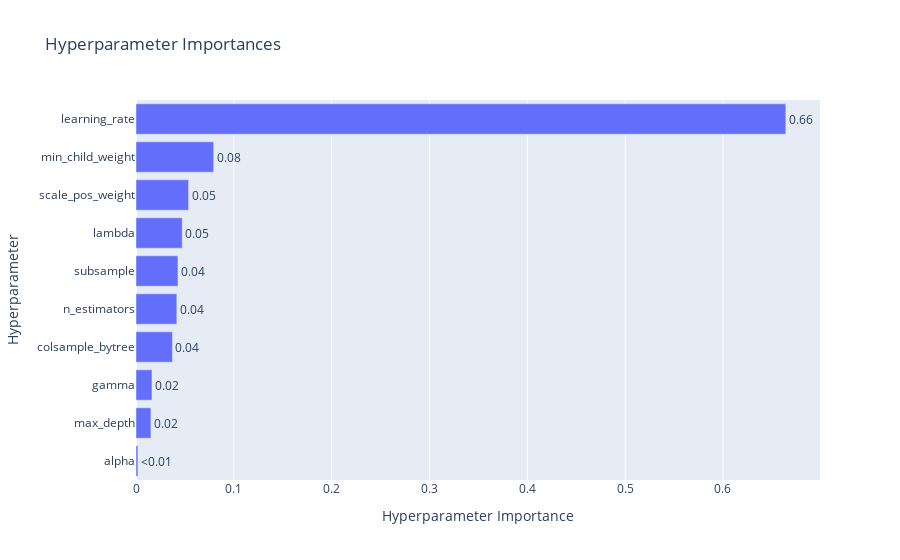

Notebook code for this chart:
### Code cell
# %%script skipped # Skipped due to resource optimization

optuna.visualization.plot_param_importances(study)

### Figure 1 — Plotly figure (JSON) as saved in the notebook; plotly's stock layout.template omitted (floating-point values rounded to 4 significant figures)
{"data": [{"cliponaxis": false, "hovertemplate": ["alpha (FloatDistribution): 0.001946151963528186<extra></extra>", "max_depth (IntDistribution): 0.0152134232892242<extra></extra>", "gamma (FloatDistribution): 0.016347790074446207<extra></extra>", "colsample_bytree (FloatDistribution): 0.037233618362511885<extra></extra>", "n_estimators (IntDistribution): 0.04172993619125641<extra></extra>", "subsample (FloatDistribution): 0.042903436034730666<extra></extra>", "lambda (FloatDistribution): 0.04726634843367588<extra></extra>", "scale_pos_weight (FloatDistribution): 0.053782807962838367<extra></extra>", "min_child_weight (IntDistribution): 0.0793674807232127<extra></extra>", "learning_rate (FloatDistribution): 0.6642090069645756<extra></extra>"], "name": "Objective Value", "orientation": "h", "text": ["<0.01", "0.02", "0.02", "0.04", "0.04", "0.04", "0.05", "0.05", "0.08", "0.66"], "textposition": "outside", "type": "bar", "x": [0.001946, 0.01521, 0.01635, 0.03723, 0.04173, 0.0429, 0.04727, 0.05378, 0.07937, 0.6642], "y": ["alpha", "max_depth", "gamma", "colsample_bytree", "n_estimators", "subsample", "lambda", "scale_pos_weight", "min_child_weight", "learning_rate"]}], "layout": {"title": {"text": "Hyperparameter Importances"}, "xaxis": {"title": {"text": "Hyperparameter Importance"}}, "yaxis": {"title": {"text": "Hyperparameter"}}}}
